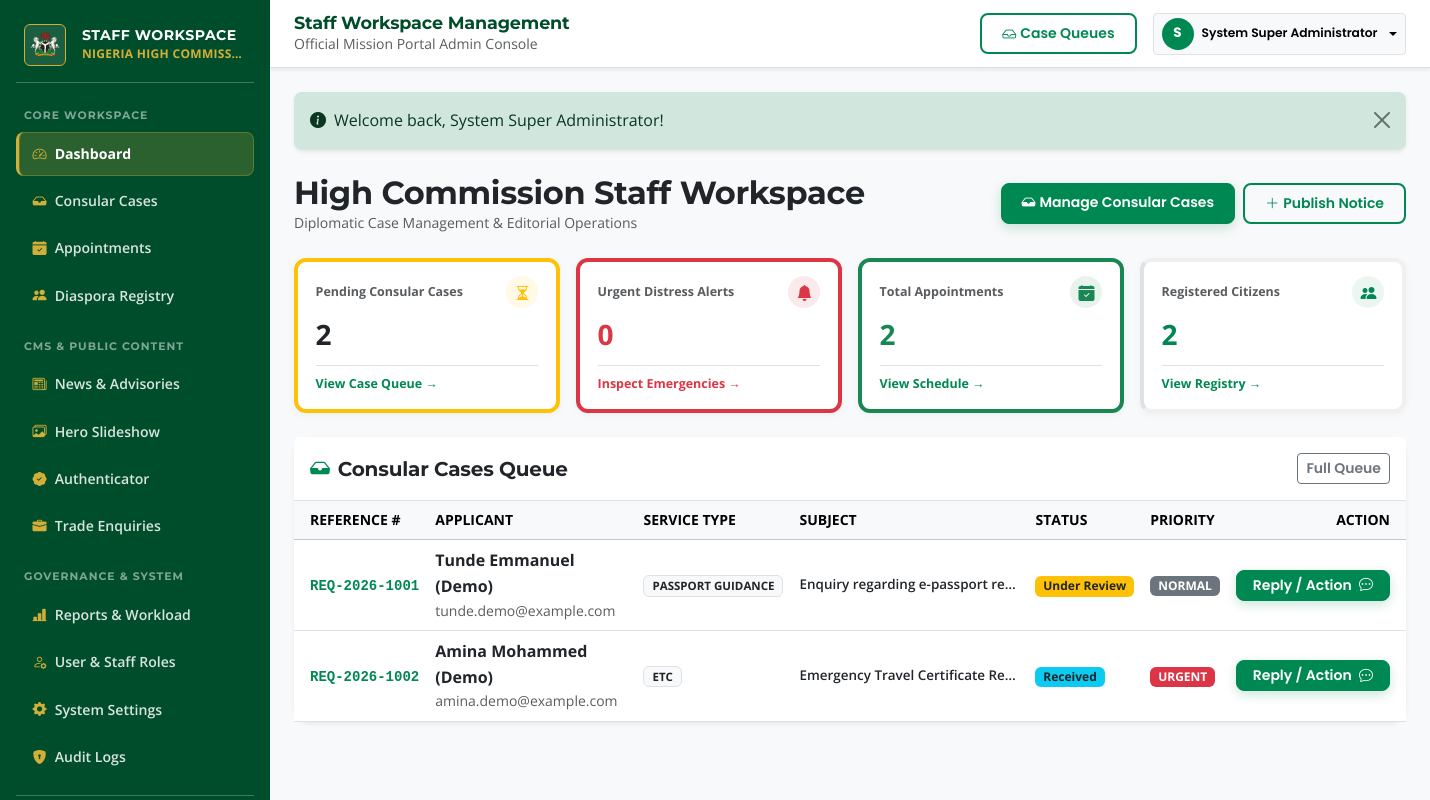
The app's page /admin/dashboard (signed in) with its own data.
### tables this page shows
CREATE TABLE IF NOT EXISTS `requests` (
    `id` INT AUTO_INCREMENT PRIMARY KEY,
    `reference_number` VARCHAR(50) NOT NULL UNIQUE,
    `user_id` INT DEFAULT NULL,
    `applicant_name` VARCHAR(150) NOT NULL,
    `applicant_email` VARCHAR(150) NOT NULL,
    `applicant_phone` VARCHAR(50) NOT NULL,
    `service_type` ENUM('etc', 'passport_guidance', 'visa_query', 'legalization', 'general_enquiry', 'emergency_distress') NOT NULL,
    `subject` VARCHAR(255) NOT NULL,
    `details` TEXT NOT NULL,
    `attached_document` VARCHAR(255) DEFAULT NULL,
    `status` ENUM('received', 'under_review', 'info_needed', 'approved', 'closed', 'rejected') DEFAULT 'received',
    `priority` ENUM('low', 'normal', 'high', 'urgent') DEFAULT 'normal',
    `assigned_officer_id` INT DEFAULT NULL,
    `internal_notes` TEXT DEFAULT NULL,
    `created_at` DATETIME DEFAULT CURRENT_TIMESTAMP,
    `updated_at` DATETIME DEFAULT CURRENT_TIMESTAMP ON UPDATE CURRENT_TIMESTAMP,
    FOREIGN KEY (`user_id`) REFERENCES `users`(`id`) ON DELETE SET NULL,
    FOREIGN KEY (`assigned_officer_id`) REFERENCES `users`(`id`) ON DELETE SET NULL
);

### views/admin/dashboard.php (the view, shortened to what the rows shown need)
<div class="d-flex justify-content-between align-items-center mb-4 flex-wrap gap-2">
    <div>
        <h2 class="fw-bold text-dark mb-0" style="font-family: 'Montserrat', sans-serif;">High Commission Staff Workspace</h2>
    </div>
</div>
<div class="card border-0 shadow-sm rounded-4 mb-4">
    <div class="card-body p-0">
        <div class="table-responsive">
            <table class="table table-hover align-middle mb-0">
                <thead class="table-light small text-uppercase fw-bold text-muted">
                    <tr>
                        <th class="text-nowrap ps-3">Reference #</th>
                        <th class="text-nowrap">Applicant</th>
                        <th class="text-nowrap">Service Type</th>
                        <th>Subject</th>
                        <th class="text-nowrap">Status</th>
                        <th class="text-nowrap">Priority</th>
                        <th class="text-nowrap text-end pe-3">Action</th>
                    </tr>
                </thead>
                <tbody>
                    <?php foreach (array_slice($requests, 0, 5) as $req): ?>
                        <tr>
                            <td class="ps-3 text-nowrap"><code class="fw-bold text-emerald"><?= Helper::sanitize($req['reference_number']) ?></code></td>
                            <td>
                                <div class="fw-bold text-dark"><?= Helper::sanitize($req['applicant_name']) ?></div>
                                <div class="small text-muted"><?= Helper::sanitize($req['applicant_email']) ?></div>
                            </td>
                            <td class="text-nowrap"><span class="badge bg-light text-dark border text-uppercase px-2 py-1" style="font-size: 0.72rem;"><?= str_replace('_', ' ', $req['service_type']) ?></span></td>
                            <td><div class="fw-semibold text-dark text-truncate" style="max-width: 220px; font-size: 0.84rem;"><?= Helper::sanitize($req['subject']) ?></div></td>
                            <td class="text-nowrap"><?= Helper::statusBadge($req['status']) ?></td>
                            <td class="text-nowrap">
                                <span class="badge bg-<?= $req['priority'] === 'urgent' ? 'danger' : 'secondary' ?> text-uppercase px-2 py-1"><?= $req['priority'] ?></span>
                            </td>
                            <td class="text-nowrap text-end pe-3">
                                <a href="<?= Helper::baseUrl('admin/requests/view?ref=' . $req['reference_number']) ?>" class="btn btn-emerald btn-sm py-1 px-3 fw-bold">
                                    Reply / Action <i class="bi bi-chat-dots ms-1"></i>
                                </a>
                            </td>
                        </tr>
                    <?php endforeach; ?>
                </tbody>
            </table>
        </div>
    </div>
</div>

### src/Core/Helper.php (shortened to what the rows shown need)
<?php
class Helper {
    public static function baseUrl(string $path = ''): string {
        $scriptName = $_SERVER['SCRIPT_NAME'] ?? '';
        $dir = dirname($scriptName);
        $dir = preg_replace('/\/public$/', '', $dir);
        $dir = rtrim(str_replace('\\', '/', $dir), '/');
        $path = ltrim($path, '/');
        return ($dir === '' || $dir === '/') ? '/' . $path : $dir . '/' . $path;
    }
    public static function sanitize(?string $str): string {
        return htmlspecialchars(trim($str), ENT_QUOTES, 'UTF-8');
    }
    public static function statusBadge(string $status): string {
        $status = strtolower($status);
        $badgeClass = 'bg-secondary';
        switch ($status) {
            case 'received':
            case 'pending':
            case 'submitted':
            case 'in_progress':
                $badgeClass = 'bg-info text-dark';
                break;
            case 'under_review':
            case 'info_needed':
                $badgeClass = 'bg-warning text-dark';
                break;
        }
        $label = ucwords(str_replace('_', ' ', $status));
        return '<span class="badge ' . $badgeClass . '">' . self::sanitize($label) . '</span>';
    }
}

### records on screen
requests: reference_number "REQ-2026-1001", applicant_name "Tunde Emmanuel (Demo)", applicant_email "tunde.demo@example.com", service_type "PASSPORT GUIDANCE", subject "Enquiry regarding e-passport re…", status "Under Review", priority "NORMAL"
requests: reference_number "REQ-2026-1002", applicant_name "Amina Mohammed (Demo)", applicant_email "amina.demo@example.com", service_type "ETC", subject "Emergency Travel Certificate Re…", status "Received", priority "URGENT"

### other values on screen
Helper::sanitize($shortName) "NIGERIA HIGH COMMISS…"
substr($user['full_name'] ?? 'S', 0, 1) "S"
Helper::sanitize($user['full_name'] ?? 'Staff') "System Super Administrator"
Helper::sanitize($flash['message']) "Welcome back, System Super Administrator!"
$pendingCount "2"
$distressCount "0"
$appointmentCount "2"
$citizenCount "2"
